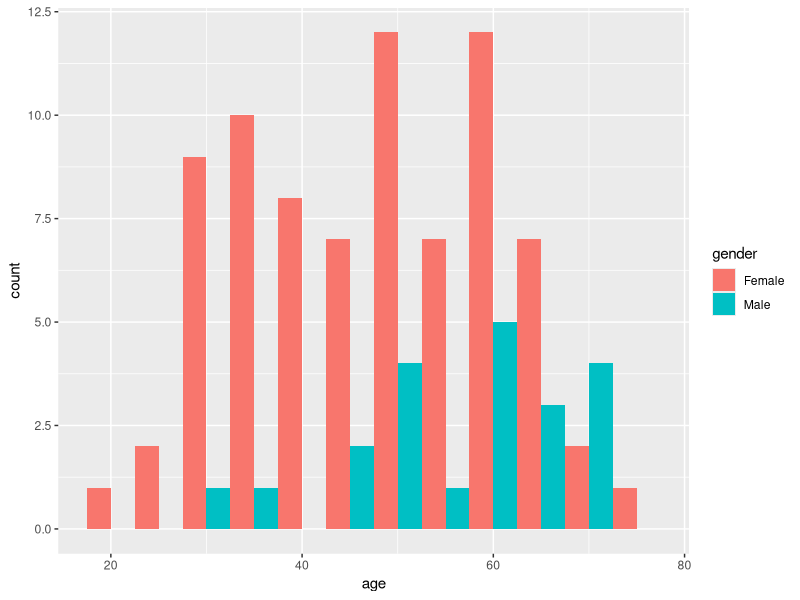
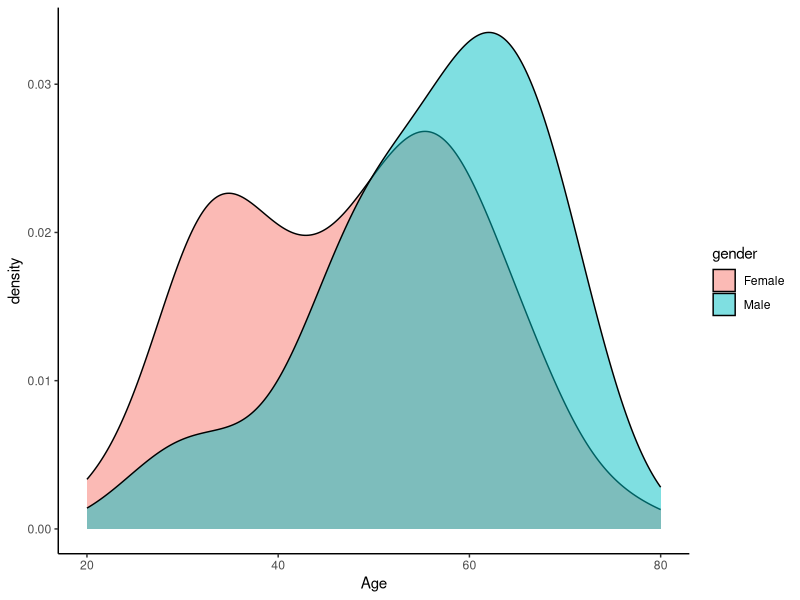
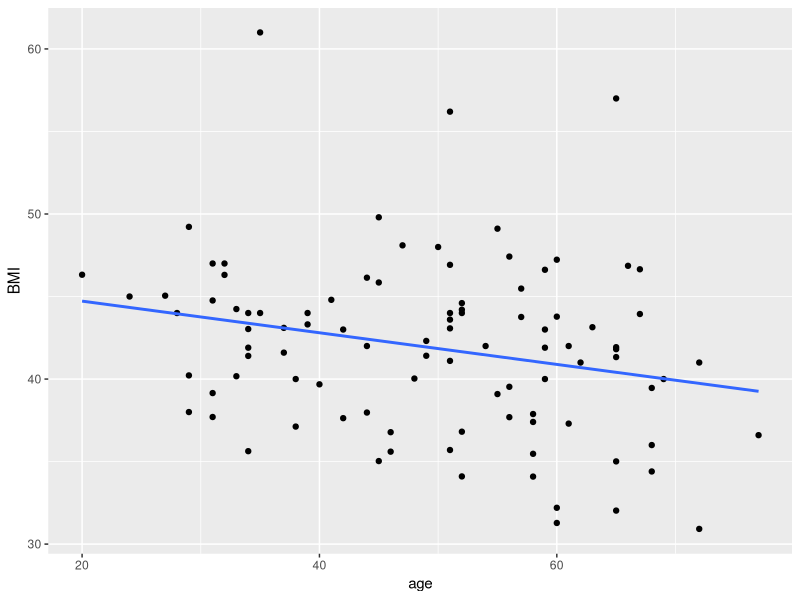
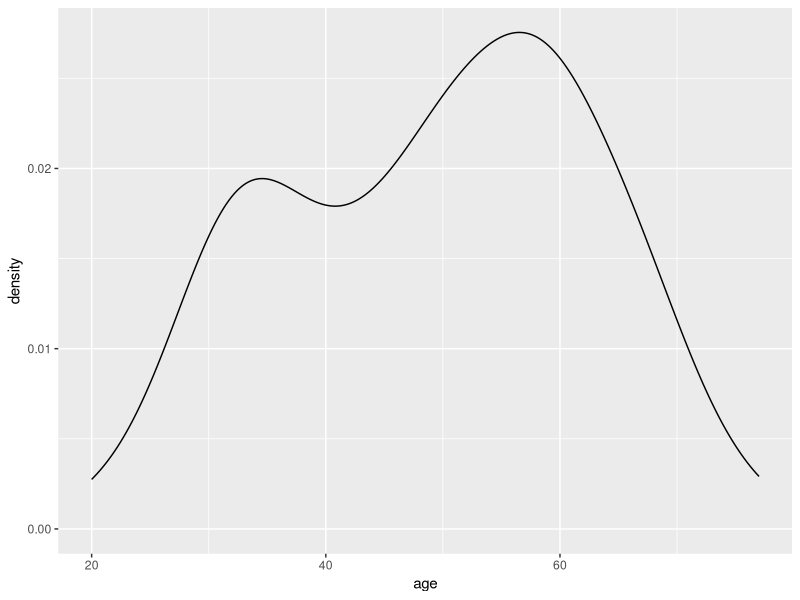
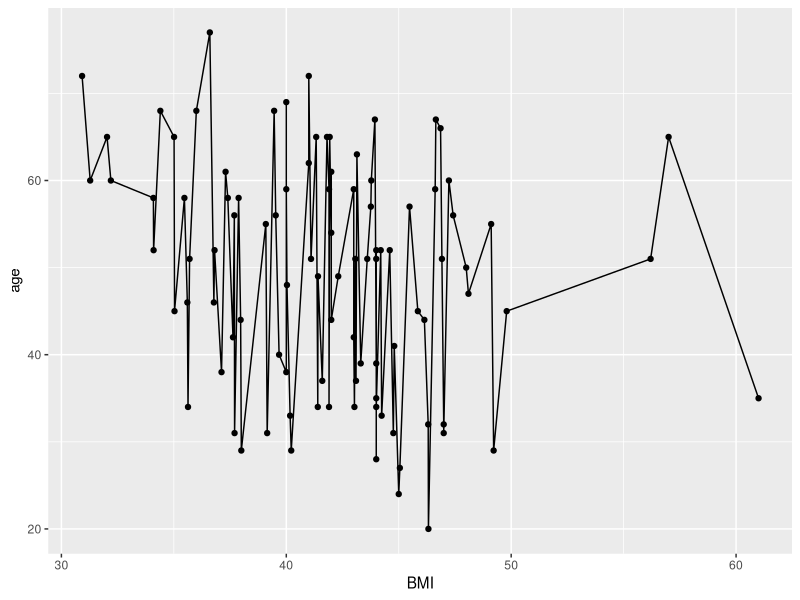
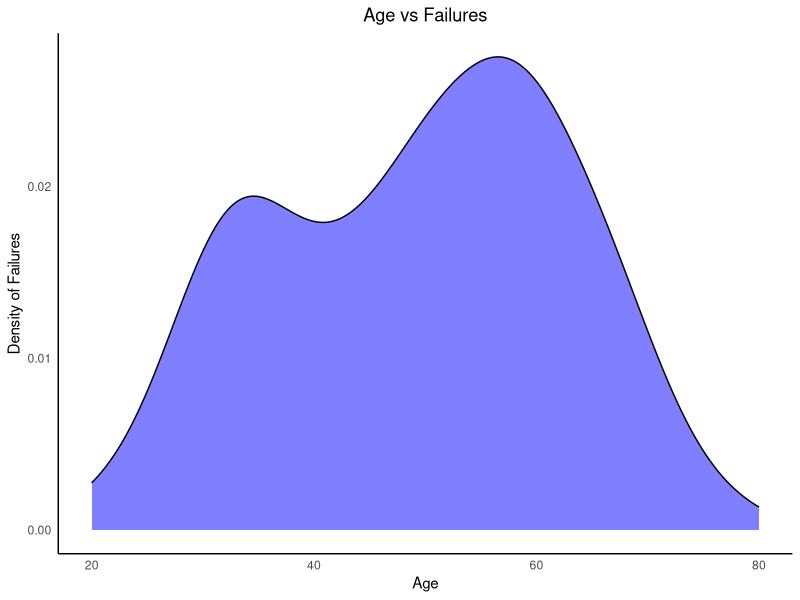

Recreate these plots in R, in order.
## ---- chunk 1
library(tidyverse)
library(here)

here()
data <- read_delim(here("Data", "exam_data.txt")) #Assigning the dataset to an object "data".
data

## ---- chunk 2
tidy_data <- data %>% rename(BMI = "BMI kg/m2", # Renaming columns 
                Attempts = "# attempts",
                Failures = "# failures") %>% 
  distinct() %>% # Removing duplicates
  pivot_wider(names_from = difficulties_intubating_feature, 
              values_from = difficulties_intubating_value) %>% 
  # Creating three new columns by pivoting wider 
  separate(col = last_method_S_F,
           into = c("last_method", "last_method_S_F"),
           sep = "_") %>% # Splitting the last_method_S_F column into two different columns
  mutate(last_method_S_F = as.double(last_method_S_F),
         last_method = as.double(last_method)) #Converting these two columns to numeric columns as they were turned into character columns when splitting them
  
## ---- chunk 3
data2 <- tidy_data %>% select(-c(month, year)) # Removing the columns month and year 
 
## ---- chunk 4
ad_df <- read_delim(here("Data", "exam_data_join.txt")) # Importing the additional dataset and assigning it to an object
## ---- chunk 5
joined_df <- data2 %>% 
  left_join(ad_df, by = "id") %>%  # Deciding to join the original dataframe to the ad_df by the column "id" as this is present in both datasets
  distinct() %>% # Removing duplicates
 mutate(gender = if_else(gender == 0, "Female", "Male"), # Could also have used the function case_when like this: mutate(gender =case_when(gender == "0" ~ "Female", gender == "1" ~ "Male"))
        Mallampati_asa = (asa*Mallampati), # Adding a column multiplicating the columns asa and Mallampati ) # Changing the column gender to character observations
        Ease_quartile = cut(ease, breaks = 4), # Creating a new column with quartile-values for the ease-column 
        Method_check = if_else(last_method == Randomization, "True", "False")) %>%  # Creating a new column that checks whether the column "last method" contains the same values as the column "Randomization) 

  select(id, gender, age, everything()) %>%  #Changing the order of the columns so that id, gender and age is at the beginning of the dataset. 
  arrange(id) #%>%  # The id's in our dataset are already in increasing order

## ---- chunk 6
joined_df %>% summarise(across(everything(), ~sum(is.na(.)))) # There are 2 missing values for BMI,  1 for sore_throat, 1 for mallampati and 1 for mallampati_asa
## ---- chunk 7
joined_df %>% 
  group_by(gender) %>% 
  summarise(
    min_total_intubation_time = min(total_intubation_time, na.rm = T),  #It is possible to use na.rm = T instead of writing TRUE (it does the same)
    max_total_intubation_time = max(total_intubation_time, na.rm = T),
    mean_total_intubation_time = mean(total_intubation_time, na.rm = T),
    sd_total_intubation_time = sd(total_intubation_time, na.rm = T))
## ---- chunk 8
joined_df %>% 
  group_by(gender) %>% 
  filter(BMI <= 40) %>% 
   summarise(
    min_total_intubation_time = min(total_intubation_time, na.rm = T),
    max_total_intubation_time = max(total_intubation_time, na.rm = T),
    mean_total_intubation_time = mean(total_intubation_time, na.rm = T),
    sd_total_intubation_time = sd(total_intubation_time, na.rm = T))
## ---- chunk 9
joined_df %>% 
  group_by(Randomization) %>% 
  filter(gender == "Female") %>% 
   summarise(
    min_total_intubation_time = min(total_intubation_time, na.rm = T),
    max_total_intubation_time = max(total_intubation_time, na.rm = T),
    mean_total_intubation_time = mean(total_intubation_time, na.rm = T),
    sd_total_intubation_time = sd(total_intubation_time, na.rm = T))
## ---- chunk 10
joined_df %>% 
  group_by(Attempts) %>% 
  filter(age > 45) %>% 
   summarise(
    min_total_intubation_time = min(total_intubation_time, na.rm = T),
    max_total_intubation_time = max(total_intubation_time, na.rm = T),
    mean_total_intubation_time = mean(total_intubation_time, na.rm = T),
    sd_total_intubation_time = sd(total_intubation_time, na.rm = T))
## ---- chunk 11
joined_df %>% 
  group_by(Failures) %>% 
  filter(Mallampati >= 2) %>% 
   summarise(
    min_total_intubation_time = min(total_intubation_time, na.rm = T),
    max_total_intubation_time = max(total_intubation_time, na.rm = T),
    mean_total_intubation_time = mean(total_intubation_time, na.rm = T),
    sd_total_intubation_time = sd(total_intubation_time, na.rm = T))
## ---- chunk 12
CC_table <- joined_df %>%
  count(gender, Attempts)
## ---- chunk 13
ggplot(joined_df, aes(x = age, fill = gender)) +
  geom_histogram(binwidth = 5, position = "dodge") # Histogram of age depending on gender

joined_df %>% 
  ggplot(aes(x = age, fill = gender)) + geom_density(alpha = 0.5) + theme(panel.grid.major = element_blank(), panel.grid.minor = element_blank(),
panel.background = element_blank(), axis.line = element_line(colour = "black")) + scale_x_continuous(name = "Age",limits = c(20,80))   # Density plot of the age distribution depending on gender

## ---- chunk 14






#Checking if age and BMI have a linear relationship
joined_df %>% 
  ggplot(aes(x = age, y = BMI)) + geom_point() + geom_smooth(method = "lm", se = F) # Checking if age and BMI have a linear relationship by adding geom_smooth (adds a regression line) to a scatterplot.

ggplot(joined_df, aes(x = age, fill = BMI)) +
  geom_density(alpha = 0.5) 

ggplot(joined_df, aes(x = BMI, y = age)) +
  geom_point() + geom_line()
## ---- chunk 15
#trying this question
joined_df %>% ggplot(aes(x = age, fill = Failures)) + geom_density(alpha = 0.5,fill= "blue")+theme_minimal()+labs(title = "Age vs Failures")+ylab("Density of Failures")+theme(plot.title = element_text(hjust =0.5 ))+scale_x_continuous(name = "Age",limits = c(20,80))+theme(panel.grid.major = element_blank(), panel.grid.minor = element_blank(),
panel.background = element_blank(), axis.line = element_line(colour = "black"))
#Could also do a histogram, though somehow couldn't get it pretty
